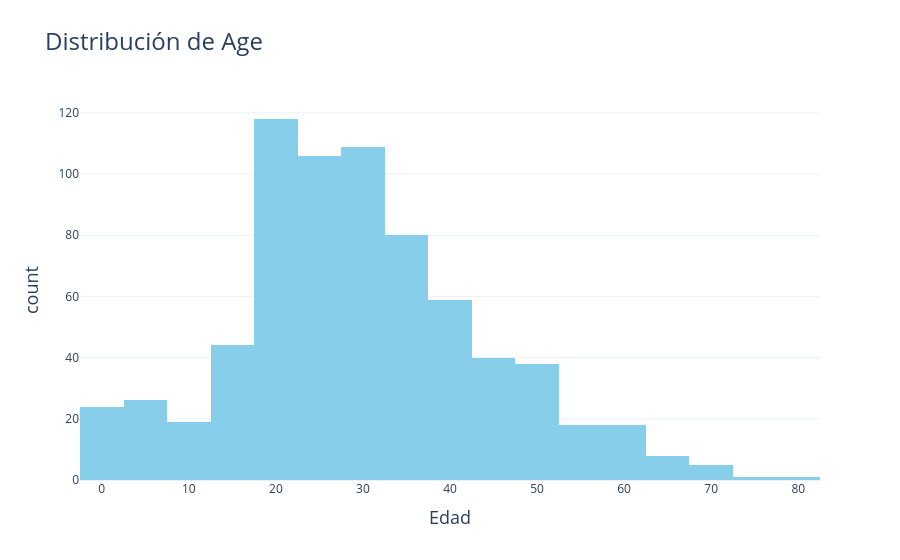

The notebook cell this image was saved under:
### Code cell
import plotly.express as px

# Crear el histograma con Plotly
fig = px.histogram(data, x='Age', nbins=30, title='Distribución de Age',
                   labels={'Age': 'Edad', 'count': 'Frecuencia'},
                   color_discrete_sequence=['skyblue'])

# Personalizar el diseño
fig.update_layout(
    title_font_size=24,
    xaxis_title_font_size=18,
    yaxis_title_font_size=18,
    template='plotly_white'
)

# Guardar como archivo HTML
fig.write_html('fare_distribution.html')

# Mostrar el gráfico
fig.show()

### Figure 1 — Plotly figure (JSON) as saved in the notebook; plotly's stock layout.template omitted (floating-point values rounded to 4 significant figures; data arrays with more than 128 entries replaced by an {"elided": "..."} marker saying what was removed)
{"data": [{"alignmentgroup": "True", "bingroup": "x", "hovertemplate": "Edad=%{x}<br>count=%{y}<extra></extra>", "legendgroup": "", "marker": {"color": "skyblue", "pattern": {"shape": ""}}, "name": "", "nbinsx": 30, "offsetgroup": "", "orientation": "v", "showlegend": false, "type": "histogram", "x": {"elided": "891 float values"}, "xaxis": "x", "yaxis": "y"}], "layout": {"barmode": "relative", "legend": {"tracegroupgap": 0}, "title": {"font": {"size": 24}, "text": "Distribución de Age"}, "xaxis": {"anchor": "y", "domain": [0, 1], "title": {"font": {"size": 18}, "text": "Edad"}}, "yaxis": {"anchor": "x", "domain": [0, 1], "title": {"font": {"size": 18}, "text": "count"}}}}
